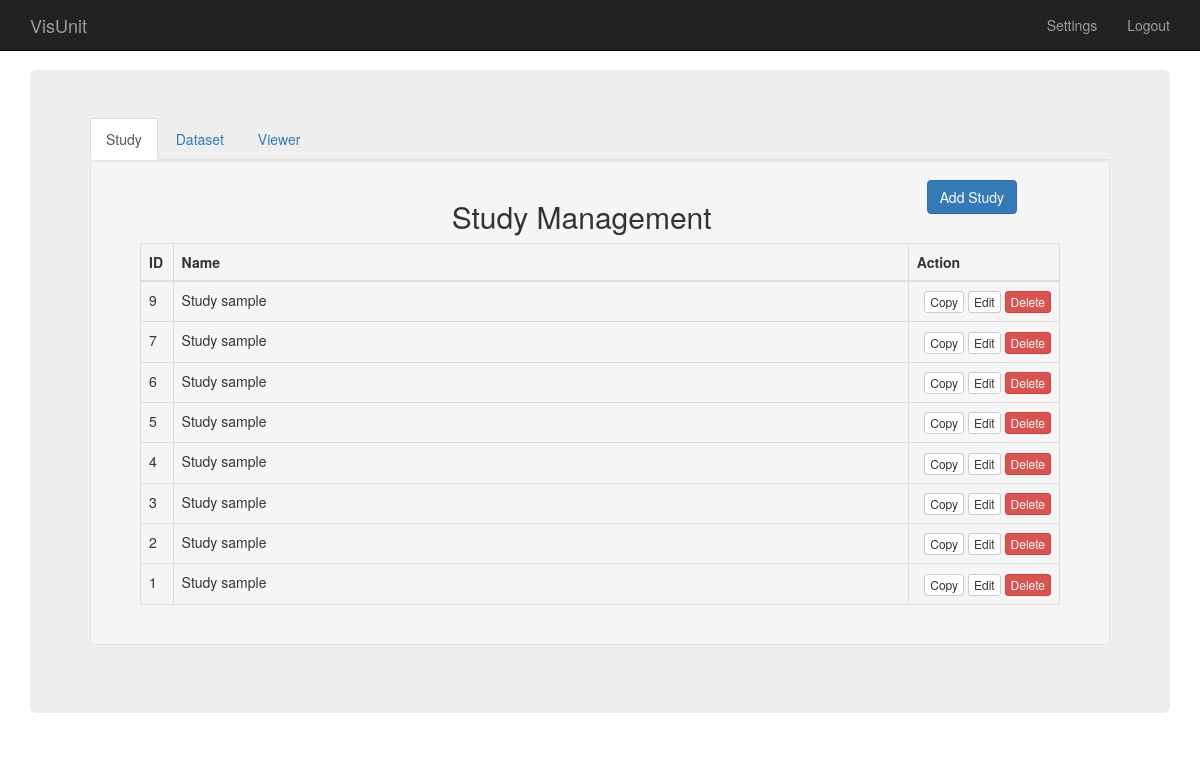
The app's page / (signed in) with its own data.
### tables this page shows
CREATE TABLE IF NOT EXISTS `study` (
  `id` int(11) NOT NULL AUTO_INCREMENT,
  `name` varchar(45) DEFAULT NULL,
  `user_id` int(11) NOT NULL,
  `path` varchar(200) DEFAULT NULL,
  `description` text,
  PRIMARY KEY (`id`,`user_id`),
  UNIQUE KEY `id_UNIQUE` (`id`),
  KEY `fk_study_user1_idx` (`user_id`)
);

### controllers/Session.php (called while the page is built, shortened)
<?php
if (isset($_SESSION['userId'])) {
    $isLogged = true;
    $userId = $_SESSION['userId'];
}

### controllers/DatabaseManager.php (called while the page is built, shortened)
<?php
class DatabaseManager {
    private $mysqli;
    private $tableName;
    protected function __construct($tableName) {
        $this->tableName = $tableName;
        $this->mysqli = new mysqli(DB_SERVER, DB_USER, DB_PASSWORD, DB_SCHEMA_NAME);
    }
    protected function select($fields = array(), $conditions = array(), $order = array()) {
        $where = null;
        if (!empty($fields) && !empty($conditions)) {
            foreach ($fields as $key => $current) {
                if ($key == 0) {
                    $where = " WHERE `" . $current . "` = '" . $conditions[$key] . "'";
                    continue;
                }
                $where = $where . " AND `" . $current . "` = '" . $conditions[$key] . "'";
            }
        }
        $orderBy = null;
        if (!empty($order)) {
            foreach ($order as $key => $current) {
                if ($key == 0) {
                    $orderBy = " ORDER BY " . $current . "";
                    continue;
                }
                $orderBy = $orderBy . ", `" . $current . "`";
            }
        }
        $sqlQuery = "SELECT * FROM `" . $this->tableName . "`" . $where . "" . $orderBy;
        if ($result = $this->mysqli->query($sqlQuery)) {
            $arrayResult = array();
            while ($array = $result->fetch_array()) {
                $arrayResult[] = $array;
            }
        }
        return $arrayResult;
    }
}
?>

### controllers/Study.php (called while the page is built, shortened)
<?php
require_once  (dirname(__FILE__) . '/DatabaseManager.php');
require_once  (dirname(__FILE__) . '/Session.php');
class Study extends DatabaseManager {
    private $userId;
    public function __construct($tableName, $userId) {
        $this->userId = $userId;
    }
    public function studyManagerView() {
        $fields = ['user_id'];
        $conditions = [$this->userId];
        $order = ['id DESC'];
        return $this->select($fields, $conditions, $order);
    }
}

### index.php (shortened to what this page needs)
<!DOCTYPE html PUBLIC "-//W3C//DTD XHTML 1.0 Transitional//EN" "http://www.w3.org/TR/xhtml1/DTD/xhtml1-transitional.dtd">
<html xmlns="http://www.w3.org/1999/xhtml">
    <head>
        <?php
        include dirname(__FILE__) . '/controllers/Session.php';
        include dirname(__FILE__) . '/views/include/index/head.inc.php';
        include dirname(__FILE__) . '/views/include/index/bootstrap.inc.php';
        ?>
    </head>
    <body>
        <div class="wrapper" style="padding-bottom: 70px;">
            <?php
            include  dirname(__FILE__) . '/views/include/index/nav.inc.php';
            ?>
        </div>
        <div class="container">
            <div class="jumbotron">
                <?php
                if (!$isLogged) {
                    include dirname(__FILE__) . '/views/welcome.inc.php';
                } else {
                    include dirname(__FILE__) . '/views/management.inc.php';
                }
                ?>
            </div>
        </div>
    </body>
</html>

### views/include/index/head.inc.php (shortened to what this page needs)
</head>

### views/include/index/bootstrap.inc.php (shortened to what this page needs)
<link href="css/bootstrap.min.css" rel="stylesheet">

### views/include/index/nav.inc.php (shortened to what this page needs)
<nav class = "navbar navbar-inverse navbar-fixed-top">
    <div class = "container">
        <div class = "navbar-header">
            <a class = "navbar-brand" href = "#">VisUnit</a>
        </div>
        <div id = "navbar" class = "collapse navbar-collapse">
            <ul class = "nav navbar-nav navbar-right">
                <?php if ($isLogged) { ?>
                    <li><a href = "#deleteAccount" data-toggle="modal" data-target="#modalViewSettings">Settings</a></li>
                    <li><a href = "#" onclick="logout()" id="logout">Logout</a></li>
                <?php } else { ?>
                    <li><a href = "#register" data-toggle="modal" data-target="#modalViewRegister">Register</a></li>
                    <li><a href = "#login" data-toggle="modal" data-target="#modalViewLogin">Login</a></li>
                <?php } ?>
            </ul>
        </div>
    </div>
</nav>

### views/management.inc.php (shortened to what this page needs)
<ul class="nav nav-tabs">
    <li class="active"><a  href="#studyManagementTab" data-toggle="tab">Study</a></li>
    <li><a href="#datasetManagementTab" data-toggle="tab">Dataset</a></li>
    <li><a href="#viewerManagementTab" data-toggle="tab">Viewer</a></li>
</ul>
<div class="well">
    <div class="tab-content">
        <div class="tab-pane active" id="studyManagementTab">
            <?php
            include dirname(__FILE__) . '/include/managementTabs/study/studyManagement.php';
?>
        </div>
    </div>
</div>

### views/include/managementTabs/study/studyManagement.php (shortened to what this page needs)
<?php
require './controllers/Study.php';
$study = new Study(Study::$tableName, $userId);
$result = $study->studyManagerView();
?>
<div class="container">
    <div class="row">
        <div class="col-md-offset-4">
            <div class="col-md-6">
                <h2>Study Management</h2>
            </div>
            <div class="col-md-3">
            </div>
            <button  class="btn btn-primary text-right" data-toggle="modal" data-target="#modalViewLogin">Add Study</button>
        </div>
    </div>
    <div class="container">
        <table class="table table-bordered table-hover">
            <thead>
                <tr>
                    <th>ID</th>
                    <th>Name</th>
                    <th>Action</th>
                </tr>
            </thead>
            <?php
            foreach ($result as $value) {
                ?>
                <tr>
                    <td>
                        <?php
                        echo $value['id'];
                        ?>
                    </td>
                    <td>
                        <?php
                        echo $value['name'];
                        ?>
                    </td>
                    <td class="text-right">
                        <button type="button" class="btn btn-default btn-xs" onclick="copy('<?php echo $value['name']; ?>', '<?php echo $value['path']; ?>')">Copy</button>
                        <button type="button" class="btn btn-default btn-xs" data-toggle="modal"
                                data-dataset-id="<?php echo $value['id']; ?>"
                                data-dataset-name="<?php echo $value['name']; ?>"
                                data-target="#editDataset">Edit</button>
                        <button type="button" class="btn btn-danger btn-xs" onclick="del(<?php echo $value['id']; ?>)">Delete</button>
                    </td>
                </tr>
                <?php
            }
            ?>
        </table>
    </div>
</div>

### views/management.inc.php (style rules this page uses)
.table td:nth-child(2) { width: 80%; }

### records on screen
study: id "9", name "Study sample"
study: id "7", name "Study sample"
study: id "6", name "Study sample"
study: id "5", name "Study sample"
study: id "4", name "Study sample"
study: id "3", name "Study sample"
study: id "2", name "Study sample"
study: id "1", name "Study sample"
